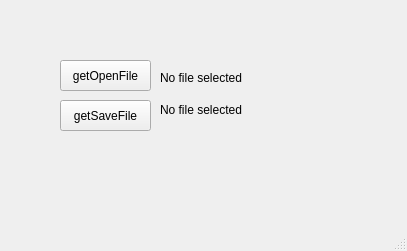
<?xml version="1.0" encoding="UTF-8"?>
<ui version="4.0">
 <class>MainWindow</class>
 <widget class="QMainWindow" name="MainWindow">
  <property name="geometry">
   <rect>
    <x>0</x>
    <y>0</y>
    <width>407</width>
    <height>251</height>
   </rect>
  </property>
  <property name="windowTitle">
   <string>MainWindow</string>
  </property>
  <widget class="QWidget" name="centralwidget">
   <widget class="QPushButton" name="btnGetOpenFile">
    <property name="geometry">
     <rect>
      <x>60</x>
      <y>60</y>
      <width>91</width>
      <height>31</height>
     </rect>
    </property>
    <property name="text">
     <string>getOpenFile</string>
    </property>
   </widget>
   <widget class="QPushButton" name="btnGetSaveFile">
    <property name="geometry">
     <rect>
      <x>60</x>
      <y>100</y>
      <width>91</width>
      <height>31</height>
     </rect>
    </property>
    <property name="text">
     <string>getSaveFile</string>
    </property>
   </widget>
   <widget class="QLabel" name="lblOpenFileName">
    <property name="geometry">
     <rect>
      <x>160</x>
      <y>70</y>
      <width>181</width>
      <height>16</height>
     </rect>
    </property>
    <property name="text">
     <string>No file selected</string>
    </property>
   </widget>
   <widget class="QLabel" name="lblSaveFileName">
    <property name="geometry">
     <rect>
      <x>160</x>
      <y>100</y>
      <width>180</width>
      <height>20</height>
     </rect>
    </property>
    <property name="text">
     <string>No file selected</string>
    </property>
   </widget>
  </widget>
  <widget class="QMenuBar" name="menubar">
   <property name="geometry">
    <rect>
     <x>0</x>
     <y>0</y>
     <width>407</width>
     <height>21</height>
    </rect>
   </property>
  </widget>
  <widget class="QStatusBar" name="statusbar"/>
 </widget>
 <resources/>
 <connections/>
</ui>
